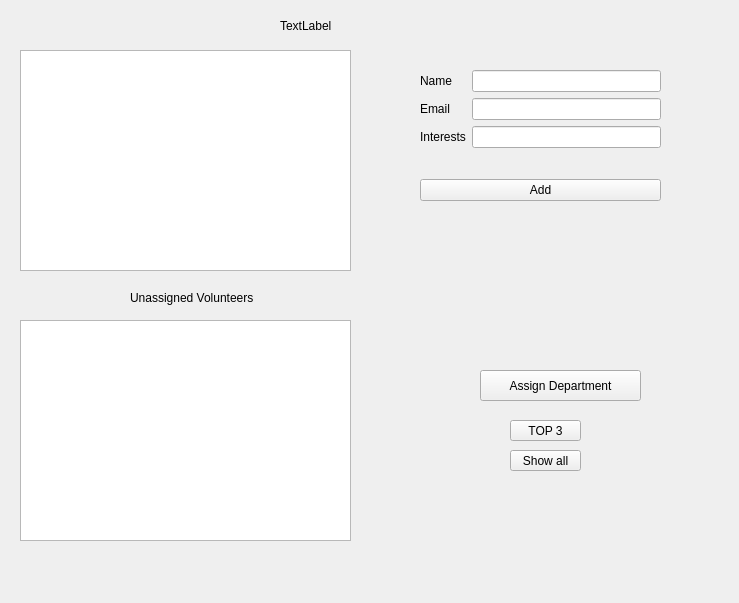
<?xml version="1.0" encoding="UTF-8"?>
<ui version="4.0">
 <class>Window</class>
 <widget class="QWidget" name="Window">
  <property name="geometry">
   <rect>
    <x>0</x>
    <y>0</y>
    <width>739</width>
    <height>603</height>
   </rect>
  </property>
  <property name="windowTitle">
   <string>Window</string>
  </property>
  <widget class="QListWidget" name="volunteersListWidget">
   <property name="geometry">
    <rect>
     <x>20</x>
     <y>50</y>
     <width>331</width>
     <height>221</height>
    </rect>
   </property>
  </widget>
  <widget class="QLabel" name="descriptionLabel">
   <property name="geometry">
    <rect>
     <x>280</x>
     <y>10</y>
     <width>281</width>
     <height>31</height>
    </rect>
   </property>
   <property name="text">
    <string>TextLabel</string>
   </property>
  </widget>
  <widget class="QWidget" name="layoutWidget">
   <property name="geometry">
    <rect>
     <x>420</x>
     <y>70</y>
     <width>241</width>
     <height>131</height>
    </rect>
   </property>
   <layout class="QVBoxLayout" name="verticalLayout">
    <item>
     <layout class="QFormLayout" name="formLayout">
      <item row="0" column="1">
       <widget class="QLineEdit" name="nameLineEdit"/>
      </item>
      <item row="1" column="0">
       <widget class="QLabel" name="label_2">
        <property name="text">
         <string>Email</string>
        </property>
       </widget>
      </item>
      <item row="1" column="1">
       <widget class="QLineEdit" name="emailLineEdit"/>
      </item>
      <item row="2" column="0">
       <widget class="QLabel" name="label_3">
        <property name="text">
         <string>Interests</string>
        </property>
       </widget>
      </item>
      <item row="2" column="1">
       <widget class="QLineEdit" name="interestsLineEdit"/>
      </item>
      <item row="0" column="0">
       <widget class="QLabel" name="label">
        <property name="text">
         <string>Name</string>
        </property>
       </widget>
      </item>
     </layout>
    </item>
    <item>
     <widget class="QPushButton" name="addButton">
      <property name="text">
       <string>Add</string>
      </property>
     </widget>
    </item>
   </layout>
  </widget>
  <widget class="QListWidget" name="unassignedListWidget">
   <property name="geometry">
    <rect>
     <x>20</x>
     <y>320</y>
     <width>331</width>
     <height>221</height>
    </rect>
   </property>
  </widget>
  <widget class="QPushButton" name="assignButton">
   <property name="geometry">
    <rect>
     <x>480</x>
     <y>370</y>
     <width>161</width>
     <height>31</height>
    </rect>
   </property>
   <property name="text">
    <string>Assign Department</string>
   </property>
  </widget>
  <widget class="QLabel" name="label_4">
   <property name="geometry">
    <rect>
     <x>130</x>
     <y>290</y>
     <width>171</width>
     <height>16</height>
    </rect>
   </property>
   <property name="text">
    <string>Unassigned Volunteers</string>
   </property>
  </widget>
  <widget class="QPushButton" name="top3Button">
   <property name="geometry">
    <rect>
     <x>510</x>
     <y>420</y>
     <width>71</width>
     <height>21</height>
    </rect>
   </property>
   <property name="text">
    <string>TOP 3</string>
   </property>
  </widget>
  <widget class="QPushButton" name="showAllButton">
   <property name="geometry">
    <rect>
     <x>510</x>
     <y>450</y>
     <width>71</width>
     <height>21</height>
    </rect>
   </property>
   <property name="text">
    <string>Show all</string>
   </property>
  </widget>
 </widget>
 <resources/>
 <connections/>
</ui>
